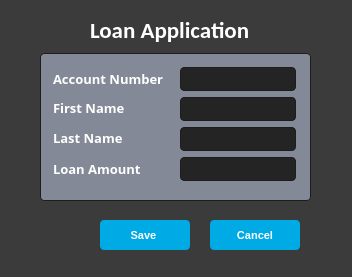
<?xml version="1.0" encoding="UTF-8"?>
<ui version="4.0">
 <class>loanApplication</class>
 <widget class="QDialog" name="loanApplication">
  <property name="geometry">
   <rect>
    <x>0</x>
    <y>0</y>
    <width>352</width>
    <height>277</height>
   </rect>
  </property>
  <property name="windowTitle">
   <string>Loan Application Form</string>
  </property>
  <property name="styleSheet">
   <string notr="true">QWidget
{
    background-color:	#3b3b3b;

	color: #fff;
	selection-background-color: #fff;
	selection-color: #000;

}

/*-----QLabel-----*/
QLabel
{
	background-color: transparent;
	color: #fff;

}


/*-----QPushButton-----*/
QPushButton
{
	background-color: #00aae4;
	color: #fff;
	min-width: 80px;
	border-radius: 4px;
	padding: 5px;

}



QPushButton::hover
{
	background-color: #0486b2;
	border: 1px solid #0486b2;

}



/*-----QLineEdit-----*/
QLineEdit
{
	background-color: #242424;
	color : #fff;
	border: 1px solid #1d1d1d;
	padding: 3px;
	padding-left: 5px;
	border-radius: 4px;
   
	font-weight: bold;
   
}






/*-----QGroupBox-----*/
QGroupBox 
{
   background-color:#838996;
    border: 1px solid;
    border-color: #1d1d1d;
	border-radius: 4px;
    margin-top: 23px;

}






</string>
  </property>
  <widget class="QPushButton" name="cancel">
   <property name="geometry">
    <rect>
     <x>210</x>
     <y>220</y>
     <width>90</width>
     <height>30</height>
    </rect>
   </property>
   <property name="font">
    <font>
     <family>MS Sans Serif</family>
     <pointsize>8</pointsize>
     <weight>75</weight>
     <bold>true</bold>
    </font>
   </property>
   <property name="cursor">
    <cursorShape>PointingHandCursor</cursorShape>
   </property>
   <property name="text">
    <string>Cancel</string>
   </property>
  </widget>
  <widget class="QPushButton" name="save">
   <property name="geometry">
    <rect>
     <x>100</x>
     <y>220</y>
     <width>90</width>
     <height>30</height>
    </rect>
   </property>
   <property name="font">
    <font>
     <family>MS Sans Serif</family>
     <pointsize>8</pointsize>
     <weight>75</weight>
     <bold>true</bold>
    </font>
   </property>
   <property name="cursor">
    <cursorShape>PointingHandCursor</cursorShape>
   </property>
   <property name="text">
    <string>Save </string>
   </property>
  </widget>
  <widget class="QLabel" name="label">
   <property name="geometry">
    <rect>
     <x>90</x>
     <y>10</y>
     <width>171</width>
     <height>41</height>
    </rect>
   </property>
   <property name="font">
    <font>
     <family>Calibri</family>
     <pointsize>17</pointsize>
     <weight>75</weight>
     <bold>true</bold>
    </font>
   </property>
   <property name="text">
    <string>Loan Application</string>
   </property>
  </widget>
  <widget class="QLabel" name="label_4">
   <property name="geometry">
    <rect>
     <x>40</x>
     <y>130</y>
     <width>101</width>
     <height>16</height>
    </rect>
   </property>
   <property name="font">
    <font>
     <family>Open Sans</family>
     <pointsize>10</pointsize>
     <weight>75</weight>
     <bold>true</bold>
    </font>
   </property>
   <property name="text">
    <string/>
   </property>
  </widget>
  <widget class="QGroupBox" name="groupBox">
   <property name="geometry">
    <rect>
     <x>40</x>
     <y>30</y>
     <width>271</width>
     <height>171</height>
    </rect>
   </property>
   <property name="title">
    <string/>
   </property>
   <widget class="QLineEdit" name="lastname">
    <property name="geometry">
     <rect>
      <x>140</x>
      <y>97</y>
      <width>116</width>
      <height>24</height>
     </rect>
    </property>
    <property name="font">
     <font>
      <pointsize>9</pointsize>
      <weight>75</weight>
      <italic>false</italic>
      <bold>true</bold>
     </font>
    </property>
    <property name="readOnly">
     <bool>true</bool>
    </property>
   </widget>
   <widget class="QLineEdit" name="amount">
    <property name="geometry">
     <rect>
      <x>140</x>
      <y>127</y>
      <width>116</width>
      <height>24</height>
     </rect>
    </property>
    <property name="font">
     <font>
      <pointsize>9</pointsize>
      <weight>75</weight>
      <italic>false</italic>
      <bold>true</bold>
     </font>
    </property>
   </widget>
   <widget class="QLineEdit" name="accountN">
    <property name="geometry">
     <rect>
      <x>140</x>
      <y>37</y>
      <width>116</width>
      <height>24</height>
     </rect>
    </property>
    <property name="sizePolicy">
     <sizepolicy hsizetype="Expanding" vsizetype="Fixed">
      <horstretch>3</horstretch>
      <verstretch>4</verstretch>
     </sizepolicy>
    </property>
    <property name="font">
     <font>
      <pointsize>9</pointsize>
      <weight>75</weight>
      <italic>false</italic>
      <bold>true</bold>
     </font>
    </property>
    <property name="readOnly">
     <bool>true</bool>
    </property>
   </widget>
   <widget class="QLineEdit" name="firstname">
    <property name="geometry">
     <rect>
      <x>140</x>
      <y>67</y>
      <width>116</width>
      <height>24</height>
     </rect>
    </property>
    <property name="font">
     <font>
      <pointsize>9</pointsize>
      <weight>75</weight>
      <italic>false</italic>
      <bold>true</bold>
     </font>
    </property>
    <property name="readOnly">
     <bool>true</bool>
    </property>
   </widget>
   <widget class="QLabel" name="label_5">
    <property name="geometry">
     <rect>
      <x>13</x>
      <y>100</y>
      <width>91</width>
      <height>16</height>
     </rect>
    </property>
    <property name="font">
     <font>
      <family>Open Sans</family>
      <pointsize>10</pointsize>
      <weight>75</weight>
      <bold>true</bold>
     </font>
    </property>
    <property name="styleSheet">
     <string notr="true">QLabel{
 background-color:#838996;
}</string>
    </property>
    <property name="text">
     <string>Last Name</string>
    </property>
   </widget>
   <widget class="QLabel" name="label_6">
    <property name="geometry">
     <rect>
      <x>13</x>
      <y>130</y>
      <width>101</width>
      <height>18</height>
     </rect>
    </property>
    <property name="font">
     <font>
      <family>Open Sans</family>
      <pointsize>10</pointsize>
      <weight>75</weight>
      <bold>true</bold>
     </font>
    </property>
    <property name="styleSheet">
     <string notr="true">QLabel{
 background-color:#838996;
}</string>
    </property>
    <property name="text">
     <string>Loan Amount</string>
    </property>
   </widget>
   <widget class="QLabel" name="label_3">
    <property name="geometry">
     <rect>
      <x>13</x>
      <y>70</y>
      <width>101</width>
      <height>16</height>
     </rect>
    </property>
    <property name="font">
     <font>
      <family>Open Sans</family>
      <pointsize>10</pointsize>
      <weight>75</weight>
      <bold>true</bold>
     </font>
    </property>
    <property name="styleSheet">
     <string notr="true">QLabel{
 background-color:#838996;
}</string>
    </property>
    <property name="text">
     <string>First Name</string>
    </property>
   </widget>
   <widget class="QLabel" name="label_2">
    <property name="geometry">
     <rect>
      <x>13</x>
      <y>40</y>
      <width>121</width>
      <height>18</height>
     </rect>
    </property>
    <property name="font">
     <font>
      <family>Open Sans</family>
      <pointsize>10</pointsize>
      <weight>75</weight>
      <bold>true</bold>
     </font>
    </property>
    <property name="styleSheet">
     <string notr="true">QLabel{
 background-color:#838996;
}</string>
    </property>
    <property name="text">
     <string>Account Number</string>
    </property>
   </widget>
  </widget>
 </widget>
 <resources/>
 <connections/>
</ui>
